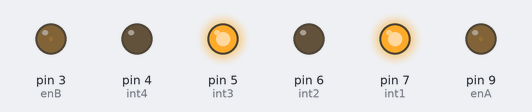
A sketch run on a simulated Arduino Uno, built with avr-gcc and run on an emulated ATmega328P. Shown: output pins drawn as LEDs (lit = HIGH).

Above: at 0.05 s.
At 1.8 s:
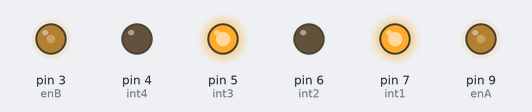
At 3.55 s:
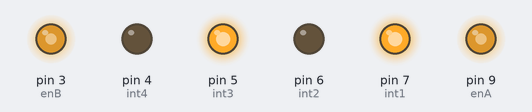
At 7.1 s:
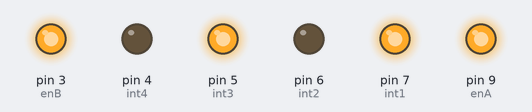
Timing chart, 0 to 8.2 s (numbered marks = the images above):
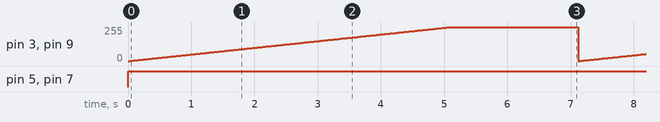

Measured:
- by itself, pin 3 (enB), pin 9 (enA): ramps from 0/255 to 255/255 and jumps back, once every 7.1 s
- by itself, pin 5 (int3), pin 7 (int1): LOW → HIGH at 0.00 s

The sketch:

Gradual_Speed_Increase.ino
```cpp
int enA=9;
int int1=7;
int int2=6;
int int3=5;
int int4=4;
int enB=3;

void setup()
{
  pinMode(enA,OUTPUT);
  pinMode(int1,OUTPUT);
  pinMode(int2,OUTPUT);
  pinMode(int3,OUTPUT);
  pinMode(int4,OUTPUT);
  pinMode(enB,OUTPUT);
}

void speedIncrease()
{

  //Forward Direction
  digitalWrite(int1,HIGH);
  digitalWrite(int2,LOW);
  digitalWrite(int3,HIGH);
  digitalWrite(int4,LOW);

  for(int i=0;i<=255;i++)
  {
    analogWrite(enA,i);
    analogWrite(enB,i);
    delay(20);
  }
}

void loop()
{
  speedIncrease();
  delay(2000);
}
```
